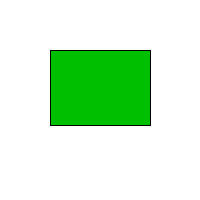
Frame 1 (no input)
Frame 60 (the mouse pressed at the canvas centre just before this capture): identical to frame 1, image omitted
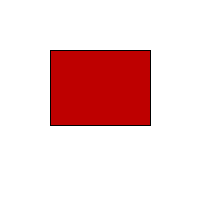
Frame 120 (the mouse held since frame 60 and released just before this capture)

The Processing sketch that drew these frames (run headless with seeded random() and noise(); from frame 60 on, the mouse is pressed at the canvas centre):

// Processing sketch: ArrayDisscussion
// ── ArrayDisscussion.pde
int x = 50;
int y = 50;
int w = 100;
int h = 75;

void setup() {
  size(200,200);
}
void draw() {
  background(255);
  stroke(0);
  if(mouseX>=x && mouseX<x+w && mouseY>y && mouseY<=y+h) {
    fill(190,0,0);
  } else {
    fill(0,190,0);
  }
  rect(x,y,w,h);
}
// ── Button.pde
class Button {
  float x;
  float y;
  float w;
  float h;
  boolean on;

  Button(float tempX, float tempY, float tempW, float tempH) {
    x = tempX;
    y = tempY;
    w = tempW;
    h = tempH;
  }
  void display() {
    
  }
}
